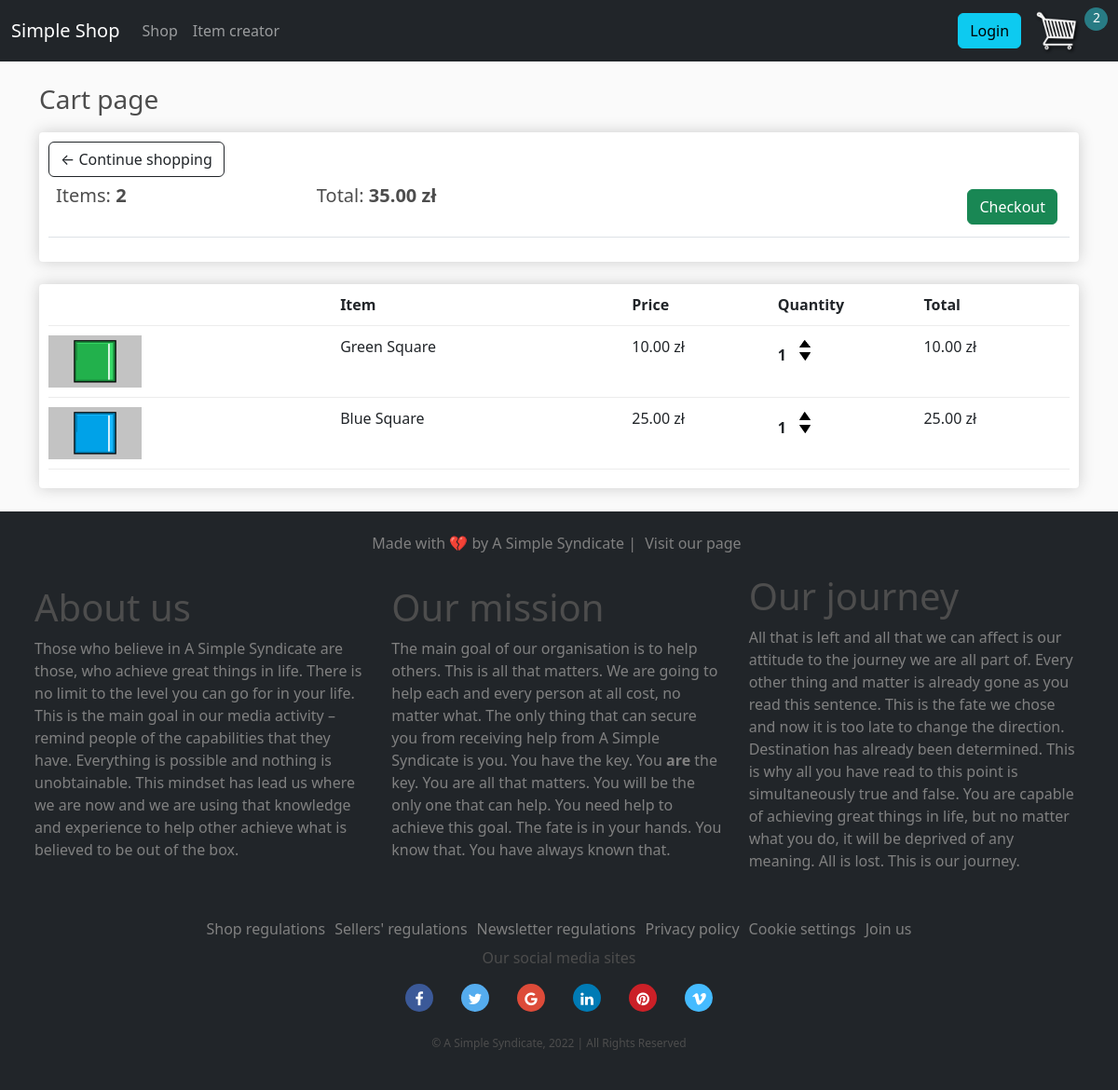
The app's page /cart/ (signed in), older data.
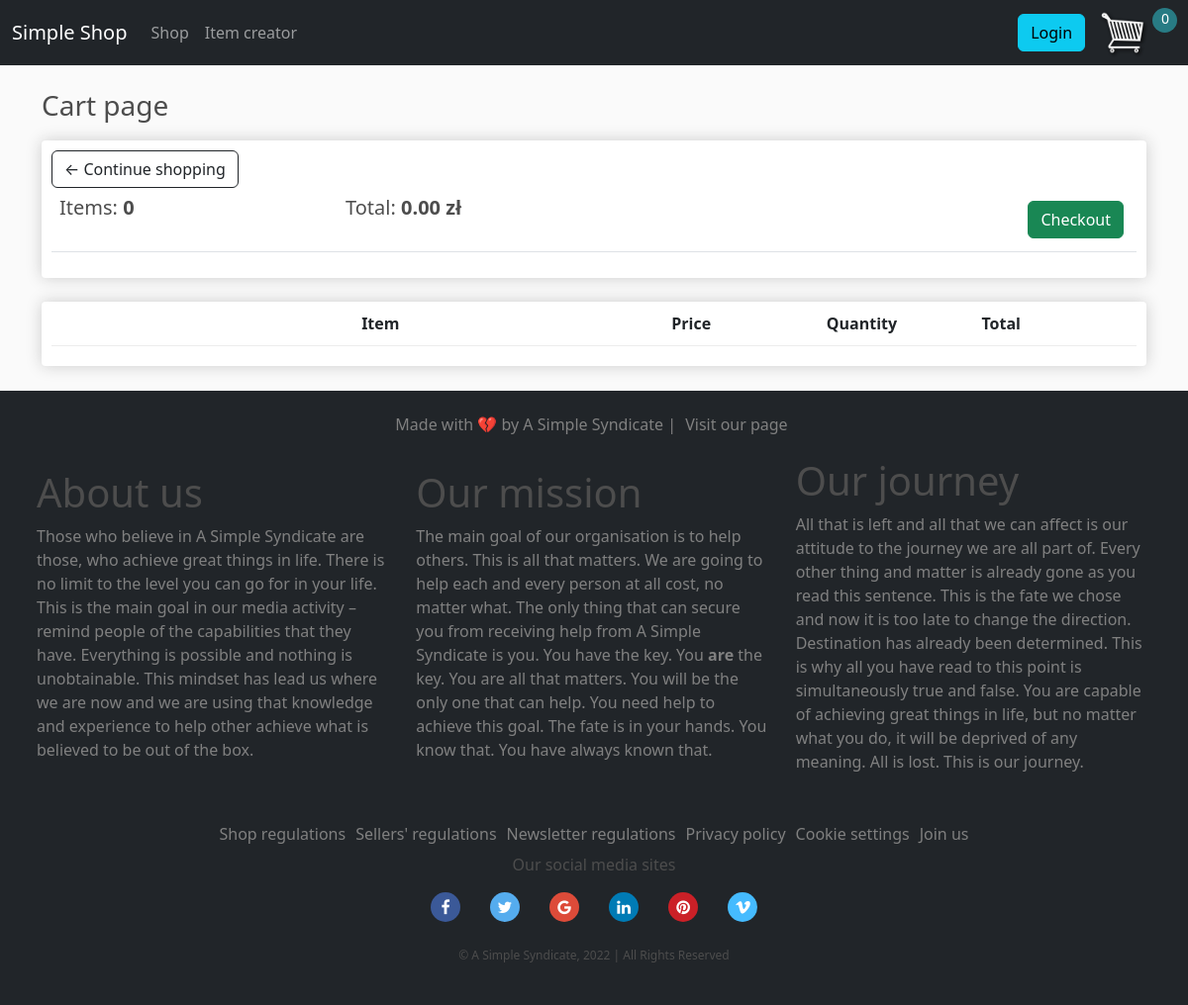
The same page, newer data.
### store/store/models.py (models this page shows, shortened)
class Order(models.Model):
    customer = models.ForeignKey(Customer, on_delete=models.SET_NULL, null=True, blank=True)
    date_ordered = models.DateTimeField(auto_now_add=True)
    complete = models.BooleanField(default=False, null=True, blank=False)
    transaction_id = models.CharField(max_length=200, null=True)
    @property
    def get_cart_total(self):
        orderitems = self.orderitem_set.all()
        total = sum([item.get_total for item in orderitems])
        return total
    @property
    def get_cart_items(self):
        orderitems = self.orderitem_set.all()
        total = sum([item.quantity for item in orderitems])
        return total

class OrderItem(models.Model):
    product = models.ForeignKey(Product, on_delete=models.SET_NULL, null=True)
    order = models.ForeignKey(Order, on_delete=models.SET_NULL, null=True)
    quantity = models.IntegerField(default=0, null=True, blank=True)
    date_added = models.DateTimeField(auto_now_add=True)
    @property
    def get_total(self):
        total = self.product.price * self.quantity
        return total

class Product(models.Model):
    name = models.CharField(max_length=200, null=True)
    price = models.DecimalField(max_digits=7, decimal_places=2)
    digital = models.BooleanField(default=False, null=True, blank=True)
    image = models.ImageField(null=True, blank=True)
    @property
    def imageURL(self):
        try:
            url = self.image.url
        except:
            url = ''
        return url

### store/store/views.py (the view)
# urls.py: path('cart/', views.cart, name='cart'),
def cart(request):
    data = cartData(request)
    cartItems = data['cartItems']
    order = data['order']
    items = data['items']
    context = {'items': items, 'order': order, 'cartItems': cartItems}
    return render(request, 'store/cart.html', context)

### store/store/utils.py (called while the page is built)
def cartData(request):
    if request.user.is_authenticated:
        customer = request.user.customer
        order, created = Order.objects.get_or_create(customer=customer, complete=False)
        items = order.orderitem_set.all()
        cartItems = order.get_cart_items
    else:
        cookieData = cookieCart(request)
        cartItems = cookieData['cartItems']
        order = cookieData['order']
        items = cookieData['items']
    return {'cartItems': cartItems, 'order': order, 'items': items}

### store/templates/store/cart.html (shortened to what this page needs)
{% extends 'store/main.html' %}
{% load static %}
{% block content %}
    <h3>Cart page</h3>
    <div class="row">
        <div class="col-lg-12">
            <div class="box-element">
                <a class="btn btn-outline-dark" href="{% url 'store' %}">&#x2190; Continue shopping</a>
                <br>
                <table class="table">
                    <tr>
                        <th><h5>Items: <strong>{{ order.get_cart_items }}</strong></h5></th>
                        <th><h5>Total: <strong>{{ order.get_cart_total|floatformat:2 }} zł</strong></h5></th>
                        <th>
                            <a class="btn btn-success checkout-button" href="{% url 'checkout' %}">Checkout</a>
                        </th>
                    </tr>
                </table>
            </div>
            <br>
            <div class="box-element">
                <div class="cart-row">
                    <div class="cart-row-header"></div>
                    <div class="cart-row-item"><strong>Item</strong></div>
                    <div class="cart-row-price"><strong>Price</strong></div>
                    <div class="cart-row-quantity"><strong>Quantity</strong></div>
                    <div class="cart-row-total"><strong>Total</strong></div>
                </div>
                {% for item in items %}
                <div class="cart-row">
                    <div class="cart-row-image"><img class="row-image" src="{{ item.product.imageURL }}"></div>
                    <div class="cart-row-product"><p>{{ item.product.name }}</p></div>
                    <div class="cart-row-price"><p>{{ item.product.price|floatformat:2 }} zł</p></div>
                    <div class="cart-row-quantity">
                        <p class="quantity">{{ item.quantity }}</p>
                        <div class="quantity">
                            <img data-product={{ item.product.id }} data-action="add" class="change-quantity update-cart" src="{% static 'img/arr_up.png' %}">
                            <img data-product={{ item.product.id }} data-action="remove" class="change-quantity update-cart" src="{% static 'img/arr_down.png' %}">
                        </div>
                    </div>
                    <div class="cart-row-total">{{ item.get_total|floatformat:2 }} zł</div>
                </div>
                {% endfor %}
            </div>
        </div>
    </div>
{% endblock content %}

Row changes from the older to the newer data that the page shows:
no longer on this page (row edited): Order: get_cart_items "2", get_cart_total "35.00"
removed OrderItem: product.imageURL (picture), product.name "Green Square", product.price "10.00", quantity "1", get_total "10.00"
removed OrderItem: product.imageURL (picture), product.name "Blue Square", product.price "25.00", quantity "1", get_total "25.00"
added Order: get_cart_items "0", get_cart_total "0.00"
Text that changed along with them:
{{ cartItems }}: "2" → "0"
